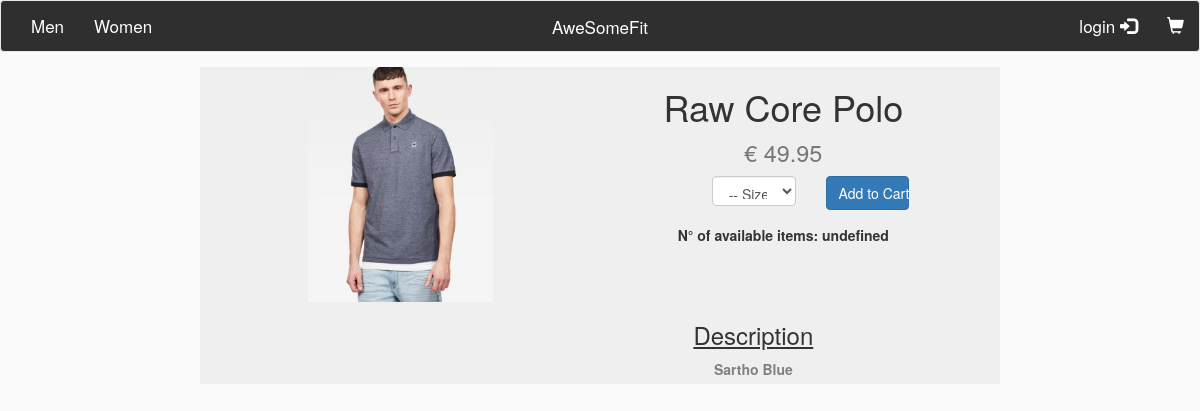
Page /browse/visualize/16 on the committed database.
### tables this page shows
CREATE TABLE `product` (
  `product_id` int(11) NOT NULL,
  `product_name` varchar(45) NOT NULL,
  `product_description` varchar(160) NOT NULL,
  `product_gender` enum('man','woman','unisex') NOT NULL,
  `product_price` float(5,2) NOT NULL,
  `product_type` enum('T-Shirt','Pants','Skirt','Shirt','Eyewear') NOT NULL,
  `product_season` enum('SS','FW','ND') NOT NULL
);

### application/controllers/Browse.php (called while the page is built, shortened)
<?php
class Browse extends CI_Controller {
	public function __construct() {
        $this->load->helper('url_helper');
        $this->load->helper('url');
        $this->load->model('products_model');
        $this->load->library('session');
    }
    public function visualize($id = FALSE){
        if ($id === FALSE){
            $this -> load -> view('articleView');
        } else {
            $data['products'] = $this -> products_model -> get_product($id);
            $data['details'] = $this -> products_model -> get_details($id);
            $this -> load -> view('articleView', $data);
        }
    }
}

### index.php (called while the page is built, shortened)
<?php
require_once BASEPATH.'core/CodeIgniter.php';

### application/models/Products_model.php (called while the page is built, shortened)
<?php
class Products_model extends CI_Model {
        public function get_product($id){
                $query = $this->db->get_where('product', array('product_id' => $id));
                return $query->result_array();
        }
}

### application/views/articleView.php (the view, shortened to what this page needs)
<!DOCTYPE html>
<html>
<head>
    <link rel="stylesheet" href="https://maxcdn.bootstrapcdn.com/bootstrap/3.3.7/css/bootstrap.min.css">
    <link rel="stylesheet" href="http://localhost/assets/css/global.css">
</head>
<body>
<nav class="navbar navbar-default" role="navigation">
  <div class="navbar-header">
    <a class="navbar-ASF" href="http://localhost/home">AweSomeFit</a>
  </div>
  <div class="navbar-collapse collapse">
    <ul class="nav navbar-nav navbar-left">
        <li><a href="http://localhost/browse/openmen" style="color: #FFFFFF;" onmouseover="this.style.color='#AAAAAA'" onmouseout="this.style.color='#FFFFFF'">Men</a></li>
        <li><a href="http://localhost/browse/openwomen" style="color: #FFFFFF;" onmouseover="this.style.color='#AAAAAA'" onmouseout="this.style.color='#FFFFFF'">Women</a></li>
    </ul>
    <ul class="nav navbar-nav navbar-right">
     <?php
        if(isset($_SESSION["user_id"])) {
        echo "<li><a href=\"http://localhost/profile/open_profile\" style=\"color: #FFFFFF;\" onmouseover=\"this.style.color='#AAAAAA'\" onmouseout=\"this.style.color='#FFFFFF'\"><i class=\"glyphicon glyphicon-user\"></i>  Profile</a></li>";
    }
      else {
        echo "<li><a href=\"http://localhost/login\" style=\"color: #FFFFFF;\" onmouseover=\"this.style.color='#AAAAAA'\" onmouseout=\"this.style.color='#FFFFFF'\">login  <i class=\"glyphicon glyphicon-log-in\"></i></a></li>";
      }
    ?>
      <li><a href="http://localhost/cart/open_cart" style="color: #FFFFFF;" onmouseover="this.style.color='#AAAAAA'" onmouseout="this.style.color='#FFFFFF'"><i class="glyphicon glyphicon-shopping-cart"></i></a></li>
    </ul>
  </div>
</nav>
   <?php foreach ($products as $product_item): ?>
        <div class="row" style="margin-left: 200px; margin-right: 200px; margin-top: 15px; text-align: center; background-color: #EFEFEF;">
          <div class="col-xs-6 col-sm-6 col-md-6 col-lg-6" style="float: left;">
           <img src="http://localhost/assets/img/products/<?php echo $product_item['product_id']; ?>.png" style="width: 50%; float: ">
           </div>
           <div class="col-xs-5 col-sm-5 col-md-5 col-lg-5" style="float: right; margin-right:50px;">
            <h1><?php echo $product_item['product_name']; ?>
            <br><small><?php echo '€ ' . $product_item['product_price']; ?></small></h1>
            </div>
            <form action="http://localhost/cart/add_to_cart/<?php echo $product_item['product_id']; ?>" method="POST">
           <div class="col-xs-5 col-sm-5 col-md-5 col-lg-5" style="float: right; text-align: center;">
              <div class="col-xs-12 col-sm-12 col-md-12 col-lg-12">
              <div class="col-xs-5 col-sm-5 col-md-5 col-lg-5">
               <select class="form-control" name="size" style="width: 100%; height: 30px;" onchange="setQuantity(this)">
                <option selected>-- Size --</option>
                </select>
              </div>
            <div class="col-xs-5 col-sm-5 col-md-5 col-lg-5">
            <a href="http://localhost/cart">
            <button type="submit" class="btn btn-primary" style="width: 100%;">Add to Cart</button>
            </a>
            </div>
            </div>
            <div class="col-xs-12 col-sm-12 col-md-12 col-lg-12" style="float: right; margin-right:50px;">
            <label id="quantity" style="margin: 15px;">N° of available items: undefined</label>
            </div>
            </div>
            </form>
            <div class="col-xs-5 col-sm-5 col-md-5 col-lg-5" style="float: right; margin-right:80px;"><h3><u>Description</u></h3><label style="margin-top: 0px; color: gray;"><?php echo $product_item['product_description']; ?></label>
            </div>
        </div>
    <?php endforeach; ?>
</body>
</html>

### assets/css/global.css (style rules this page uses)
.navbar { margin-bottom: 0px; }
.navbar-ASF { position: absolute; width: 100%; left: 0; text-align: center; margin:0 auto; }
.navbar { background-color: #2F2F2F; overflow: hidden; }
.navbar a { float: left; display: block; color: #FFFFFF; text-align: center; padding: 14px 16px; text-decoration: none; font-size: 17px; }
body { background-color: #FAFAFA; }
button { background-size: cover; background-color: #eee; }

### rows in the picture
product: product_name "Raw Core Polo", product_price "49.95", product_description "Sartho Blue"
